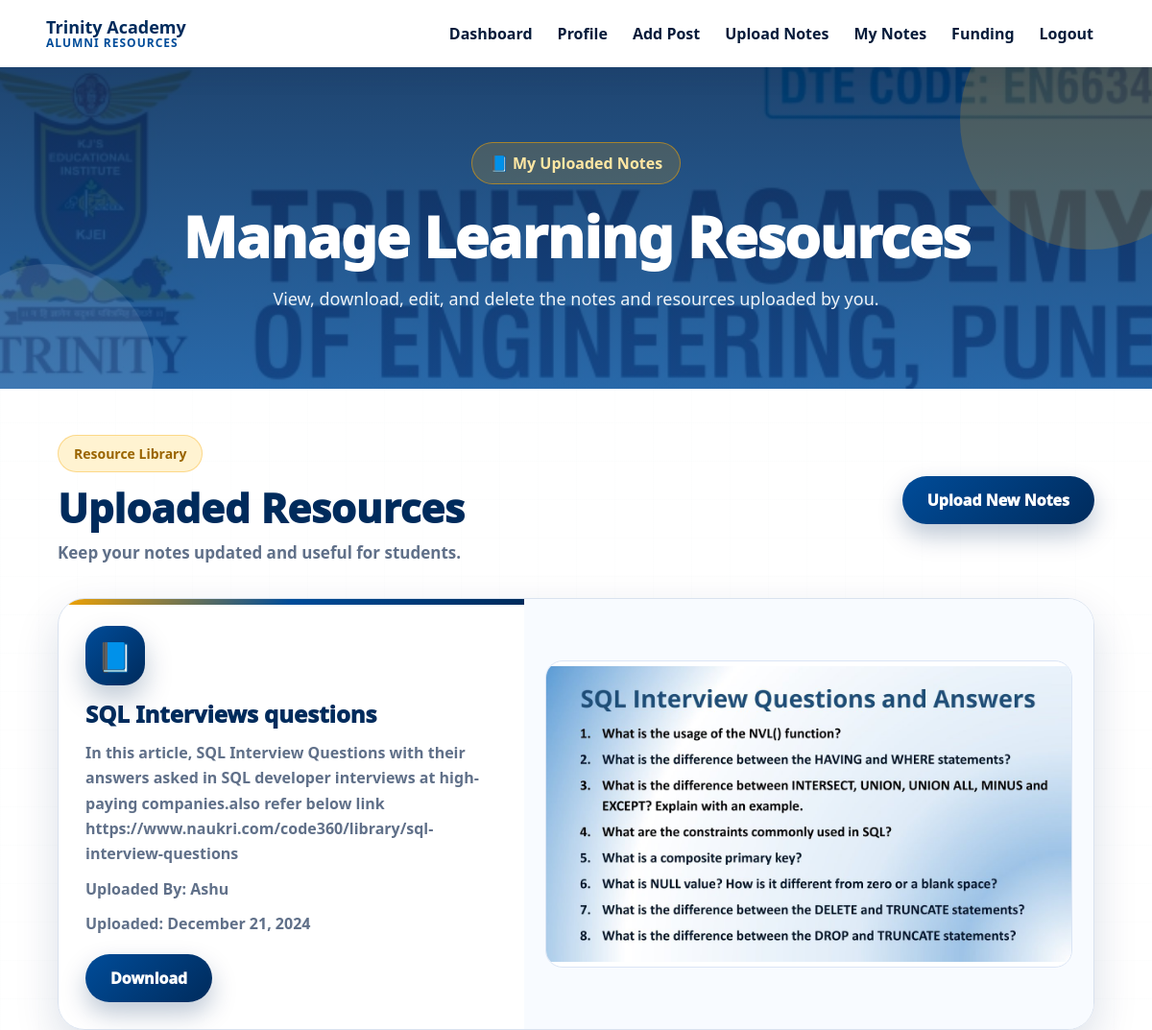
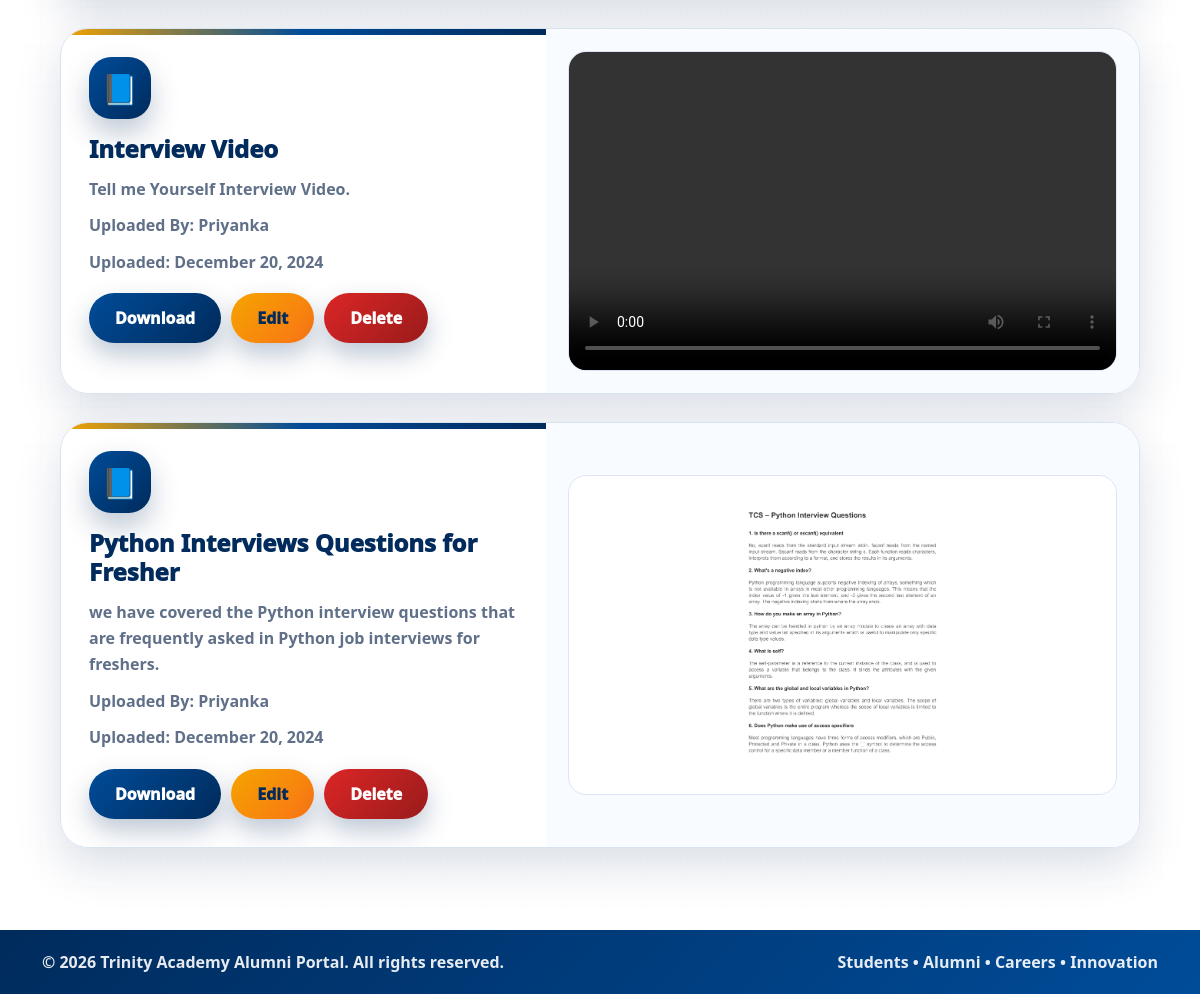
Screenshot of /view_uploaded_notes (signed in) with the database file from the repository (2 pictures, top to bottom).
### myApp/models.py (models this page shows, shortened)
class Resource(models.Model):
    title = models.CharField(max_length=255)
    description = models.TextField(blank=True, null=True)
    file = models.FileField(upload_to='resources/')
    uploaded_by = models.ForeignKey(User, on_delete=models.CASCADE)
    uploaded_at = models.DateTimeField(auto_now_add=True)

### myApp/views.py (the view)
# urls.py: path('view_uploaded_notes', views.view_uploaded_notes, name='view_uploaded_notes'),
@login_required
def view_uploaded_notes(request):
    resources = Resource.objects.all().order_by('-uploaded_at')
    for resource in resources:
        if resource.file.name.lower().endswith(".pdf"):
            resource.file_type = "pdf"
        elif resource.file.name.lower().endswith((".jpg", ".jpeg", ".png", ".gif")):
            resource.file_type = "image"
        elif resource.file.name.lower().endswith((".mp4", ".webm", ".ogg")):
            resource.file_type = "video"
        else:
            resource.file_type = "other"
    return render(request, 'alumni/view_uploaded_notes.html', {'resources': resources})

### templates/alumni/view_uploaded_notes.html (shortened to what this page needs)
{% load static %}
<!DOCTYPE html>
<html lang="en">
<head>
    <link href="https://cdn.jsdelivr.net/npm/bootstrap@5.3.0-alpha3/dist/css/bootstrap.min.css" rel="stylesheet">
</head>
<body>
<nav class="navbar navbar-expand-lg main-navbar">
    <div class="container-fluid px-lg-5">
        <a class="navbar-brand" href="{% url 'alumni_dashboard' %}">
            <span>
                <span class="brand-title">Trinity Academy</span>
                <span class="brand-subtitle">ALUMNI RESOURCES</span>
            </span>
        </a>
        <div class="collapse navbar-collapse show" id="navbarNav">
            <ul class="navbar-nav ms-auto align-items-lg-center">
                <li class="nav-item"><a class="nav-link" href="{% url 'alumni_dashboard' %}">Dashboard</a></li>
                <li class="nav-item"><a class="nav-link" href="{% url 'view_alumni_profile' %}">Profile</a></li>
                <li class="nav-item"><a class="nav-link" href="{% url 'create_post' %}">Add Post</a></li>
                <li class="nav-item"><a class="nav-link" href="{% url 'upload_resource' %}">Upload Notes</a></li>
                <li class="nav-item"><a class="nav-link" href="{% url 'view_uploaded_notes' %}">My Notes</a></li>
                <li class="nav-item"><a class="nav-link" href="{% url 'view_funding_info' %}">Funding</a></li>
                <li class="nav-item"><a class="nav-link" href="{% url 'logout' %}">Logout</a></li>
            </ul>
        </div>
    </div>
</nav>
<section class="page-hero"><div class="hero-content"><span class="hero-chip">📘 My Uploaded Notes</span><h1>Manage Learning Resources</h1><p>View, download, edit, and delete the notes and resources uploaded by you.</p></div></section>
<section class="page-wrapper"><div class="section-header reveal-card"><div class="section-title"><span>Resource Library</span><h2>Uploaded Resources</h2><p>Keep your notes updated and useful for students.</p></div><a href="{% url 'upload_resource' %}" class="btn-theme">Upload New Notes</a></div>
{% if resources %}<div class="resource-list">{% for resource in resources %}<div class="resource-card reveal-card"><div class="resource-info"><div class="resource-icon">📘</div><h5>{{ resource.title }}</h5><p>{{ resource.description }}</p><p><strong>Uploaded By:</strong> {{ resource.uploaded_by.username }}</p><p><strong>Uploaded:</strong> {{ resource.uploaded_at|date:"F j, Y" }}</p><div class="resource-actions"><a href="{{ resource.file.url }}" class="btn-theme" download>Download</a>{% if request.user == resource.uploaded_by %}<a href="{% url 'edit_resource' resource.id %}" class="btn-theme btn-edit">Edit</a><a href="{% url 'delete_resource' resource.id %}" class="btn-theme btn-delete">Delete</a>{% endif %}</div></div><div class="resource-preview">{% if resource.file_type == "pdf" %}<embed src="{{ resource.file.url }}" type="application/pdf"><p class="text-muted">Your browser does not support PDFs. <a href="{{ resource.file.url }}" target="_blank">Open PDF</a>.</p>{% elif resource.file_type == "image" %}<img src="{{ resource.file.url }}" alt="{{ resource.title }}">{% elif resource.file_type == "video" %}<video controls><source src="{{ resource.file.url }}" type="video/mp4">Your browser does not support the video tag.</video>{% else %}<div class="text-center"><h5>Preview Not Available</h5><p class="text-muted">Please download the file to view it.</p><a href="{{ resource.file.url }}" class="btn-theme" target="_blank">Open File</a></div>{% endif %}</div></div>{% endfor %}</div>{% else %}<div class="empty-card reveal-card"><h4>No Resources Uploaded</h4><p class="text-muted mb-3">You have not uploaded any notes yet.</p><a href="{% url 'upload_resource' %}" class="btn-theme">Upload Notes</a></div>{% endif %}
</section>
<footer class="footer">
    <div class="container d-flex justify-content-between flex-wrap gap-2">
        <p>&copy; 2026 Trinity Academy Alumni Portal. All rights reserved.</p>
        <p>Students • Alumni • Careers • Innovation</p>
    </div>
</footer>
</body>
</html>

### rows the page displays
Resource: title "SQL Interviews questions", description "In this article, SQL Interview Questions with their answers asked in SQL developer interviews at high-paying companies.also refer below link https://www.naukri.com/code360/library/sql-interview-questions", uploaded_by.username "Ashu", uploaded_at "December 21, 2024", file (picture)
Resource: title "Interview Video", description "Tell me Yourself Interview Video.", uploaded_by.username "Priyanka", uploaded_at "December 20, 2024", shows "Edit"
Resource: title "Python Interviews Questions for Fresher", description "we have covered the Python interview questions that are frequently asked in Python job interviews for freshers.", uploaded_by.username "Priyanka", uploaded_at "December 20, 2024", shows "Edit", file (picture)
